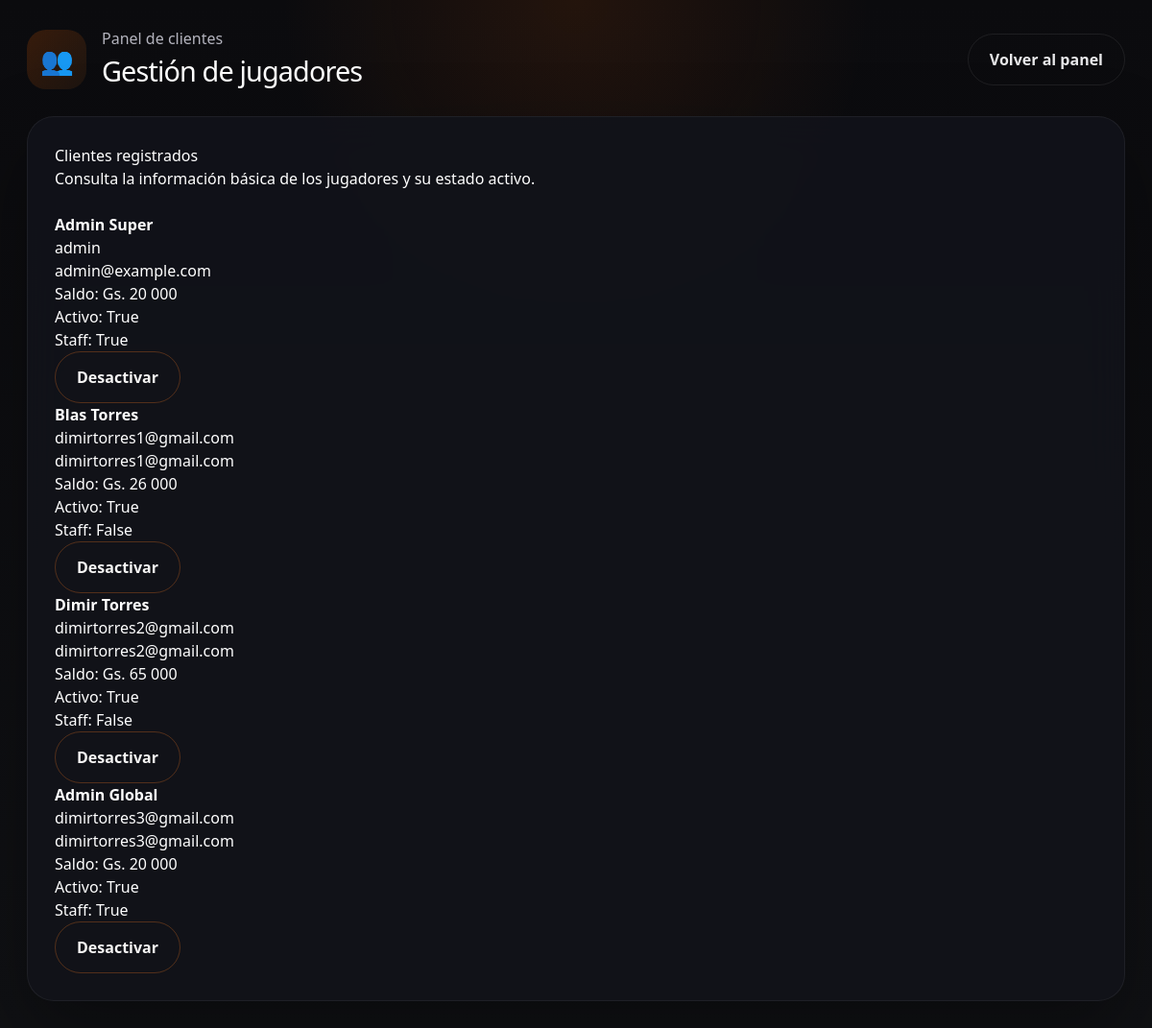
The page /admin-panel/clientes/ (signed in) on the database as committed earlier.
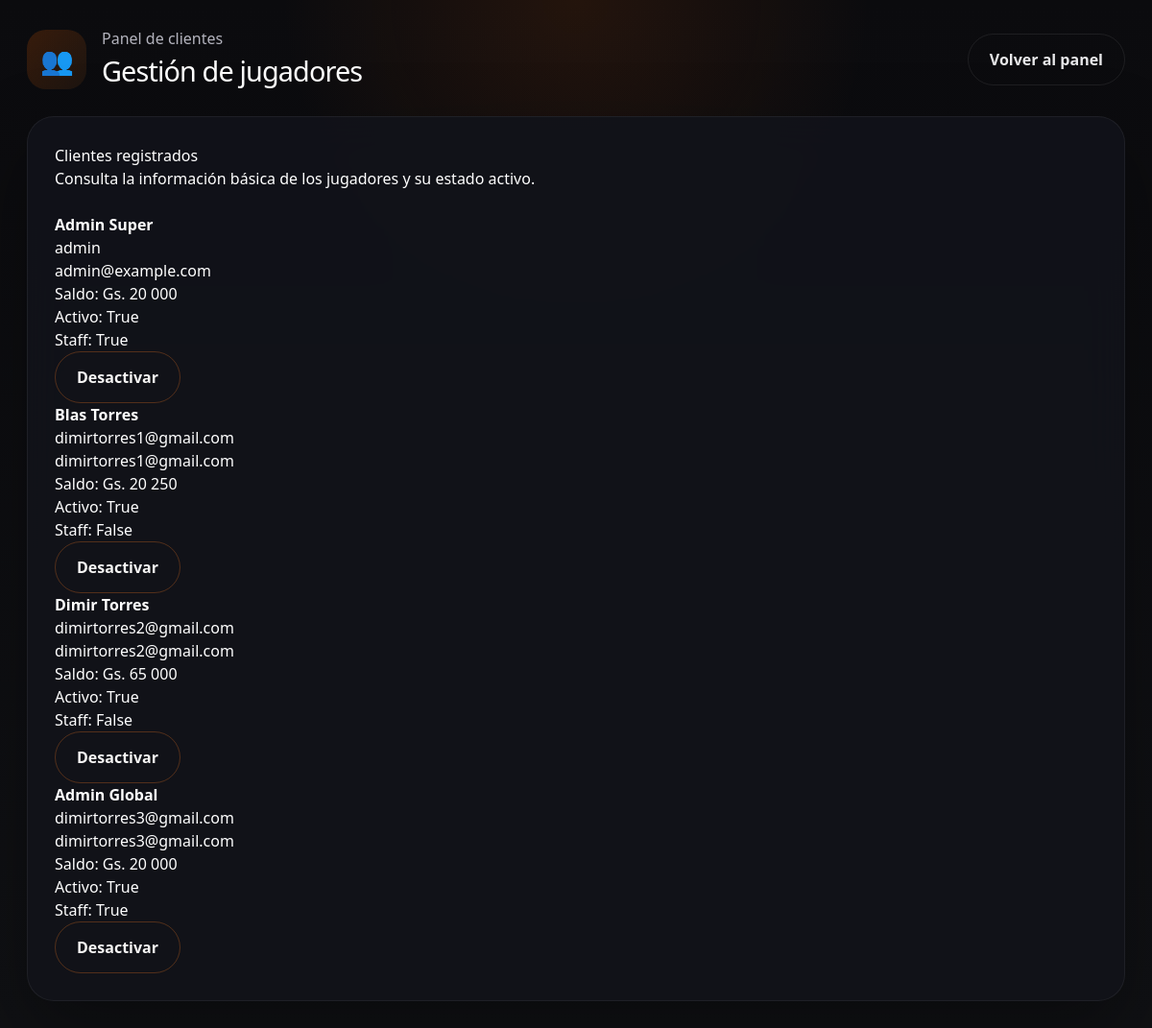
The same page on the database as committed later.
### casino/models.py (models this page shows)
class Player(AbstractUser):
    nombre = models.CharField(max_length=64, verbose_name=_("Nombres"))
    apellido = models.CharField(max_length=64, verbose_name=_("Apellidos"))
    edad = models.PositiveSmallIntegerField(verbose_name=_("Edad"), validators=[validar_edad_mayoria])
    sexo = models.CharField(max_length=16, choices=[("M", "Masculino"), ("F", "Femenino"), ("O", "Otro")], verbose_name=_("Sexo"))
    estado_civil = models.CharField(
        max_length=24,
        choices=[
            ("soltero", "Soltero"),
            ("casado", "Casado"),
            ("divorciado", "Divorciado"),
            ("viudo", "Viudo"),
            ("union_libre", "Unión libre"),
        ],
        verbose_name=_("Estado Civil"),
    )
    saldo = EncryptedDecimalField(
        max_digits=14,
        decimal_places=0,
        default=20000,
        verbose_name=_("Saldo Disponible (Gs.)"),
        help_text=_("Saldo cifrado en Guaraníes."),
    )
    recibio_regalo = models.BooleanField(
        default=False,
        verbose_name=_("Recibió bono de bienvenida"),
        help_text=_("Marca si el usuario obtuvo el regalo de los primeros registros."),
    )
    slot_play_count = models.PositiveIntegerField(
        default=0,
        verbose_name=_("Jugadas consecutivas de tragamonedas"),
        help_text=_("Contador acumulado de giros de tragamonedas para habilitar jackpots de retención."),
    )
    bonus_balance = models.DecimalField(
        max_digits=14,
        decimal_places=0,
        default=0,
        verbose_name=_("Saldo de bono"),
    )
    bonus_rollover = models.DecimalField(
        max_digits=14,
        decimal_places=0,
        default=0,
        verbose_name=_("Rollover acumulado"),
    )
    bonus_rollover_target = models.DecimalField(
        max_digits=14,
        decimal_places=0,
        default=0,
        verbose_name=_("Meta de rollover"),
    )
    free_spins = models.PositiveIntegerField(
        default=0,
        verbose_name=_("Giros gratis disponibles"),
    )
    REQUIRED_FIELDS = ["email", "nombre", "apellido", "edad", "sexo", "estado_civil"]
    class Meta:
        verbose_name = "Jugador"
        verbose_name_plural = "Jugadores"

### casino/views.py (the view)
# urls.py: path("admin-panel/clientes/", views.clientes, name="clientes"),
@login_required
@user_passes_test(is_admin)
def clientes(request):
    jugadores = Player.objects.all().order_by("username")
    return render(request, "casino/clientes.html", {"jugadores": jugadores})

### casino/fields.py (called while the page is built)
    def from_db_value(self, value: bytes | None, expression, connection) -> Decimal | None:
        if value is None:
            return None
        cipher = get_cipher()
        if isinstance(value, memoryview) or isinstance(value, bytearray):
            value = bytes(value)
        if isinstance(value, str):
            try:
                import base64
                value = base64.urlsafe_b64decode(value.encode())
            except Exception:
                value = value.encode()
        try:
            plain = cipher.decrypt(value)
            return Decimal(plain.decode())
        except (InvalidToken, ValueError):
            raise ValidationError("No se pudo descifrar el saldo almacenado.")

### casino/utils.py (called while the page is built)
def get_cipher():
    key = settings.FERNET_KEY
    if isinstance(key, str):
        key_bytes = key.encode()
    elif isinstance(key, (bytes, bytearray, memoryview)):
        key_bytes = bytes(key)
    else:
        key_bytes = str(key).encode()
    return Fernet(key_bytes)

### casino/views.py (called while the page is built)
def is_admin(user):
    return user.is_superuser or user.is_staff

### templates/casino/clientes.html (shortened to what this page needs)
{% extends "base.html" %}
{% load humanize %}
{% block content %}
<div class="dashboard-page">
    <div class="layout-shell">
        <header class="topbar">
            <div class="brand-hero">
                <span class="brand-mark">👥</span>
                <div>
                    <p>Panel de clientes</p>
                    <h1>Gestión de jugadores</h1>
                </div>
            </div>
            <a href="{% url 'casino:admin_panel' %}" class="btn-ghost">Volver al panel</a>
        </header>
        <main class="admin-shell glass-panel">
            <div class="admin-hero">
                <div>
                    <h2>Clientes registrados</h2>
                    <p>Consulta la información básica de los jugadores y su estado activo.</p>
                </div>
            </div>
            <section class="player-list" style="margin-top: 24px;">
                <div class="players-grid">
                    {% for jugador in jugadores %}
                    <div class="player-card">
                        <p><strong>{{ jugador.nombre }} {{ jugador.apellido }}</strong></p>
                        <p>{{ jugador.username }}</p>
                        <p>{{ jugador.email }}</p>
                        <p>Saldo: Gs. {{ jugador.saldo|intcomma }}</p>
                        <p>Activo: {{ jugador.is_active }}</p>
                        <p>Staff: {{ jugador.is_staff }}</p>
                        <form method="post" action="{% url 'casino:toggle_player_status' jugador.id %}">
                            <button type="submit" class="btn-secondary small">
                                {% if jugador.is_active %}Desactivar{% else %}Activar{% endif %}
                            </button>
                        </form>
                    </div>
                    {% empty %}
                    <p class="empty-state">No hay clientes registrados todavía.</p>
                    {% endfor %}
                </div>
            </section>
        </main>
    </div>
</div>
{% endblock %}

Rows that differ between the two databases and show on the page:
changed Player "Blas": saldo "26 000" → "20 250"
